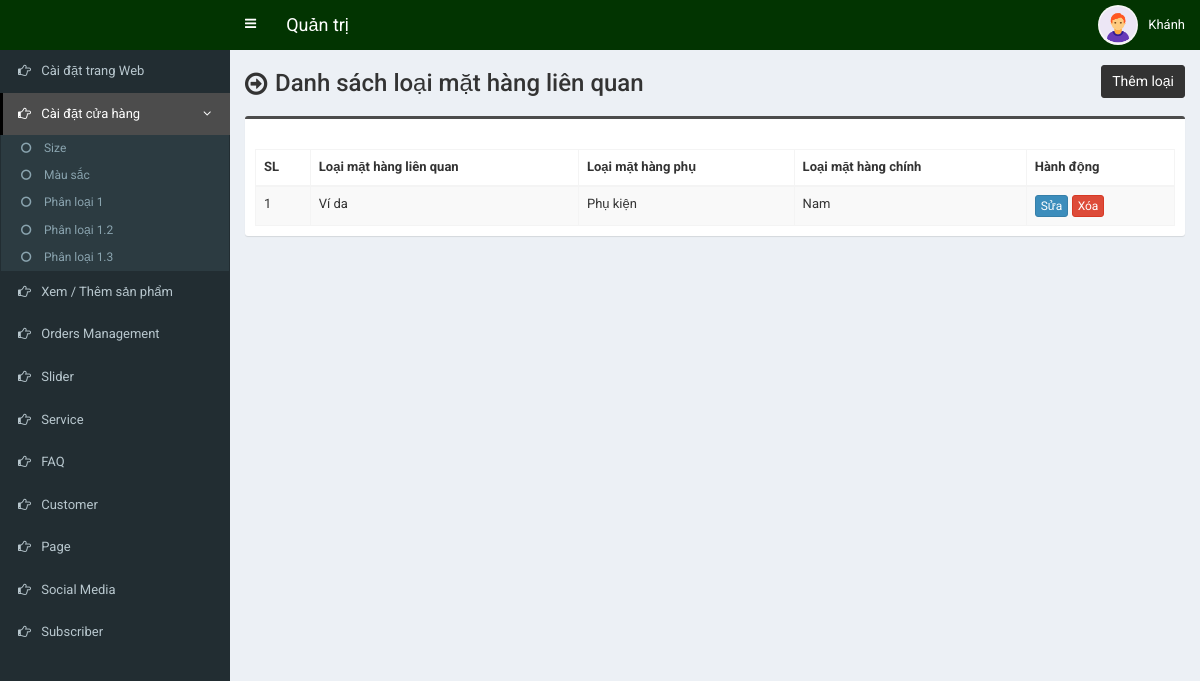
The page /admin/end-category.php (signed in) on the database as committed earlier.
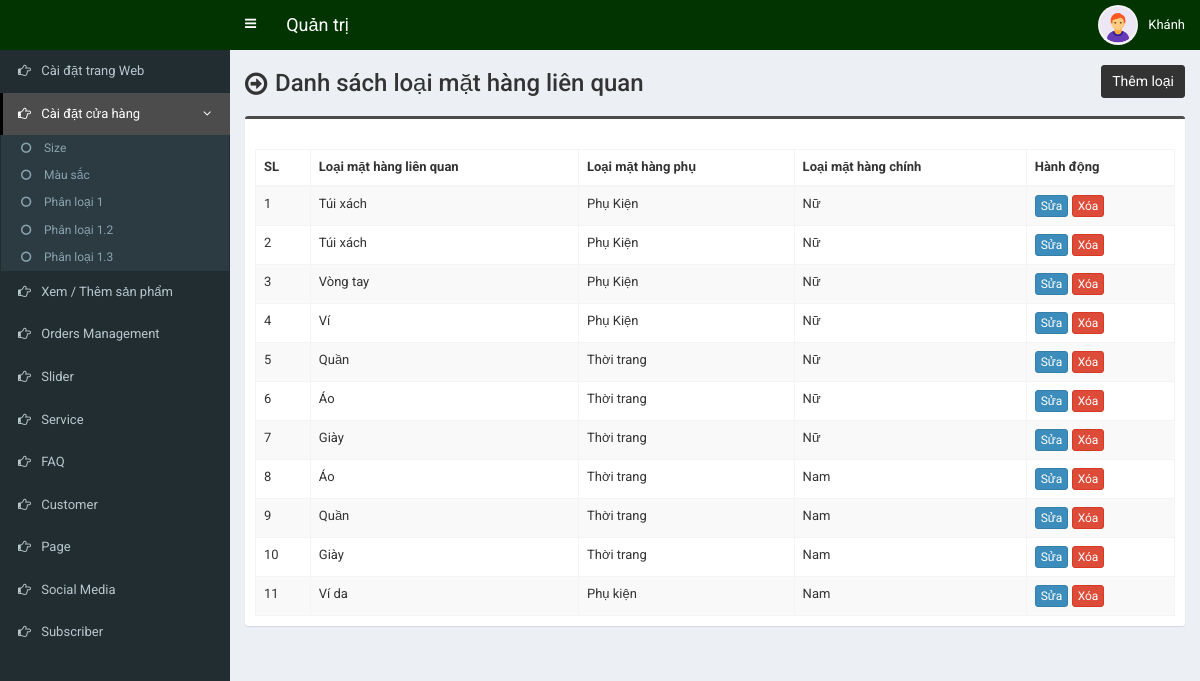
The same page on the database as committed later.
### tables this page shows
CREATE TABLE `tbl_end_category` (
  `ecat_id` int(11) NOT NULL,
  `ecat_name` varchar(255) NOT NULL,
  `mcat_id` int(11) NOT NULL
);

CREATE TABLE `tbl_mid_category` (
  `mcat_id` int(11) NOT NULL,
  `mcat_name` varchar(255) NOT NULL,
  `tcat_id` int(11) NOT NULL
);

CREATE TABLE `tbl_top_category` (
  `tcat_id` int(11) NOT NULL,
  `tcat_name` varchar(255) NOT NULL,
  `show_on_menu` int(11) NOT NULL
);

### admin/end-category.php (the view, shortened to what this page needs)
<?php require_once('header.php'); ?>
<section class="content-header">
	<div class="content-header-left">
		<h1>Danh sách loại mặt hàng liên quan</h1>
	</div>
	<div class="content-header-right">
		<a href="end-category-add.php" class="btn btn-primary btn-sm">Thêm loại</a>
	</div>
</section>
<section class="content">
  <div class="row">
    <div class="col-md-12">
      <div class="box box-info">
        <div class="box-body table-responsive">
          <table id="example1" class="table table-bordered table-striped">
			<thead>
			    <tr>
			        <th>SL</th>
			        <th>Loại mặt hàng liên quan</th>
                    <th>Loại mặt hàng phụ</th>
                    <th>Loại mặt hàng chính</th>
			        <th>Hành động</th>
			    </tr>
			</thead>
            <tbody>
            	<?php
            	$i=0;
            	$statement = $pdo->prepare("SELECT *
                                    FROM tbl_end_category t1
                                    JOIN tbl_mid_category t2
                                    ON t1.mcat_id = t2.mcat_id
                                    JOIN tbl_top_category t3
                                    ON t2.tcat_id = t3.tcat_id
                                    ORDER BY t1.ecat_id DESC
                                    ");
            	$statement->execute();
            	$result = $statement->fetchAll(PDO::FETCH_ASSOC);
            	foreach ($result as $row) {
            		$i++;
            		?>
					<tr>
	                    <td><?php echo $i; ?></td>
	                    <td><?php echo $row['ecat_name']; ?></td>
                        <td><?php echo $row['mcat_name']; ?></td>
                        <td><?php echo $row['tcat_name']; ?></td>
	                    <td>
	                        <a href="end-category-edit.php?id=<?php echo $row['ecat_id']; ?>" class="btn btn-primary btn-xs">Sửa</a>
	                        <a href="#" class="btn btn-danger btn-xs" data-href="end-category-delete.php?id=<?php echo $row['ecat_id']; ?>" data-toggle="modal" data-target="#confirm-delete">Xóa</a>
	                    </td>
	                </tr>
            		<?php
            	}
            	?>
            </tbody>
          </table>
        </div>
      </div>
</section>
<?php require_once('footer.php'); ?>

### admin/header.php (shortened to what this page needs)
<!DOCTYPE html>
<html>
<head>
	<link rel="stylesheet" href="css/bootstrap.min.css">
	<link rel="stylesheet" href="css/font-awesome.min.css">
	<link rel="stylesheet" href="css/ionicons.min.css">
	<link rel="stylesheet" href="css/datepicker3.css">
	<link rel="stylesheet" href="css/all.css">
	<link rel="stylesheet" href="css/select2.min.css">
	<link rel="stylesheet" href="css/dataTables.bootstrap.css">
	<link rel="stylesheet" href="css/jquery.fancybox.css">
	<link rel="stylesheet" href="css/AdminLTE.min.css">
	<link rel="stylesheet" href="css/_all-skins.min.css">
	<link rel="stylesheet" href="css/on-off-switch.css"/>
	<link rel="stylesheet" href="css/summernote.css">
	<link rel="stylesheet" href="style.css">
</head>
<body class="hold-transition fixed skin-blue sidebar-mini">
	<div class="wrapper">
		<header class="main-header">
			<a href="index.php" class="logo">
			</a>
			<nav class="navbar navbar-static-top">
				<a href="#" class="sidebar-toggle" data-toggle="offcanvas" role="button">
				</a>
				<span style="float:left;line-height:50px;color:#fff;padding-left:15px;font-size:18px;">Quản trị</span>
				<div class="navbar-custom-menu">
					<ul class="nav navbar-nav">
						<li class="dropdown user user-menu">
							<a href="#" class="dropdown-toggle" data-toggle="dropdown">
								<img src="../assets/uploads/<?php echo $_SESSION['user']['photo']; ?>" class="user-image" alt="User Image">
								<span class="hidden-xs"><?php echo $_SESSION['user']['full_name']; ?></span>
							</a>
						</li>
					</ul>
				</div>
			</nav>
		</header>
  		<?php $cur_page = substr($_SERVER["SCRIPT_NAME"],strrpos($_SERVER["SCRIPT_NAME"],"/")+1); ?>
  		<aside class="main-sidebar">
    		<section class="sidebar">
      			<ul class="sidebar-menu">
			        <li class="treeview <?php if( ($cur_page == 'settings.php') ) {echo 'active';} ?>">
			          <a href="settings.php">
			            <i class="fa fa-hand-o-right"></i> <span>Cài đặt trang Web</span>
			          </a>
			        </li>
                    <li class="treeview <?php if( ($cur_page == 'size.php') || ($cur_page == 'size-add.php') || ($cur_page == 'size-edit.php') || ($cur_page == 'color.php') || ($cur_page == 'color-add.php') || ($cur_page == 'color-edit.php') || ($cur_page == 'country.php') || ($cur_page == 'country-add.php') || ($cur_page == 'country-edit.php') || ($cur_page == 'shipping-cost.php') || ($cur_page == 'shipping-cost-edit.php') || ($cur_page == 'top-category.php') || ($cur_page == 'top-category-add.php') || ($cur_page == 'top-category-edit.php') || ($cur_page == 'mid-category.php') || ($cur_page == 'mid-category-add.php') || ($cur_page == 'mid-category-edit.php') || ($cur_page == 'end-category.php') || ($cur_page == 'end-category-add.php') || ($cur_page == 'end-category-edit.php') ) {echo 'active';} ?>">
                        <a href="#">
                            <i class="fa fa-hand-o-right"></i>
                            <span>Cài đặt cửa hàng</span>
                            <span class="pull-right-container">
								<i class="fa fa-angle-left pull-right"></i>
							</span>
                        </a>
                        <ul class="treeview-menu">
                            <li><a href="size.php"><i class="fa fa-circle-o"></i> Size</a></li>
                            <li><a href="color.php"><i class="fa fa-circle-o"></i> Màu sắc</a></li>
                            <li><a href="top-category.php"><i class="fa fa-circle-o"></i> Phân loại 1</a></li>
                            <li><a href="mid-category.php"><i class="fa fa-circle-o"></i> Phân loại 1.2</a></li>
                            <li><a href="end-category.php"><i class="fa fa-circle-o"></i> Phân loại 1.3</a></li>
                        </ul>
                    </li>
                    <li class="treeview <?php if( ($cur_page == 'product.php') || ($cur_page == 'product-add.php') || ($cur_page == 'product-edit.php') ) {echo 'active';} ?>">
                        <a href="product.php">
                            <i class="fa fa-hand-o-right"></i> <span>Xem / Thêm sản phẩm</span>
                        </a>
                    </li>
                    <li class="treeview <?php if( ($cur_page == 'order.php') ) {echo 'active';} ?>">
                        <a href="order.php">
                            <i class="fa fa-hand-o-right"></i> <span>Orders Management</span>
                        </a>
                    </li>
                     <li class="treeview <?php if( ($cur_page == 'slider.php') ) {echo 'active';} ?>">
			          <a href="slider.php">
			            <i class="fa fa-hand-o-right"></i> <span>Slider</span>
			          </a>
			        </li>
			        <li class="treeview <?php if( ($cur_page == 'service.php') ) {echo 'active';} ?>">
			          <a href="service.php">
			            <i class="fa fa-hand-o-right"></i> <span>Service</span>
			          </a>
			        </li>
			      			        <li class="treeview <?php if( ($cur_page == 'faq.php') ) {echo 'active';} ?>">
			          <a href="faq.php">
			            <i class="fa fa-hand-o-right"></i> <span>FAQ</span>
			          </a>
			        </li>
						<li class="treeview <?php if( ($cur_page == 'customer.php') || ($cur_page == 'customer-add.php') || ($cur_page == 'customer-edit.php') ) {echo 'active';} ?>">
			          <a href="customer.php">
			            <i class="fa fa-hand-o-right"></i> <span>Customer</span>
			          </a>
			        </li>
			        <li class="treeview <?php if( ($cur_page == 'page.php') ) {echo 'active';} ?>">
			          <a href="page.php">
			            <i class="fa fa-hand-o-right"></i> <span>Page</span>
			          </a>
			        </li>
			        <li class="treeview <?php if( ($cur_page == 'social-media.php') ) {echo 'active';} ?>">
			          <a href="social-media.php">
			            <i class="fa fa-hand-o-right"></i> <span>Social Media</span>
			          </a>
			        </li>
			        <li class="treeview <?php if( ($cur_page == 'subscriber.php')||($cur_page == 'subscriber.php') ) {echo 'active';} ?>">
			          <a href="subscriber.php">
			            <i class="fa fa-hand-o-right"></i> <span>Subscriber</span>
			          </a>
			        </li>
      			</ul>
    		</section>
  		</aside>
  		<div class="content-wrapper">

### admin/footer.php (shortened to what this page needs)
		</div>
	</div>
</body>
</html>

### admin/style.css (style rules this page uses)
body { font-size: 13px; font-family: 'Roboto', sans-serif; }
.navbar-nav>.user-menu .user-image { width: 40px; height: 40px; margin-top: -10px; }
.content-header>h1, .content-header .content-header-left h1 { font-family: 'Roboto', sans-serif; }
.main-header .logo { text-align: left; }
.box-info { padding-top: 20px; }
.sidebar-menu li.active>a>.pull-right-container>.fa-angle-left { -webkit-transform: rotate(90deg); -ms-transform: rotate(90deg); -o-transform: rotate(90deg); transform: rotate(90deg); }
.sidebar-menu li>a>.pull-right-container>.fa-angle-left:before { content: "\f105"; }
.content-header { overflow: hidden; }
.content-header .content-header-left { float: left; padding-top: 5px; }
.content-header .content-header-right { float: right; }
.content-header .content-header-left h1 { margin-top: 0; margin-bottom: 0; padding-left: 30px; padding-bottom: 5px; font-size: 24px; position: relative; }
.content-header .content-header-left h1:before { position: absolute; top: 0; left: 0; font-family: 'FontAwesome', sans-serif; font-size: 26px; content: '\f18e'; }
.content-header .content-header-right a { position: relative; font-size: 14px; }
.skin-blue .sidebar-menu>li:hover>a, .skin-blue .sidebar-menu>li.active>a { color: #fff; background: #3c8dbc; border-left-color: #3c8dbc; }
.skin-blue .main-header .logo, .skin-blue .main-header .logo:hover, .skin-blue .main-header .navbar, .skin-blue .main-header .navbar .sidebar-toggle:hover { background-color: #023401; }
.skin-blue .sidebar-menu>li:hover>a, .skin-blue .sidebar-menu>li.active>a { background-color: #4c4c4c; border-left-color: #000000; }
.box.box-info { border-top-color: #4c4c4c; }
.content-header .content-header-right a { background-color: #333333; border-color: #333333; }
.sidebar-menu .treeview-menu>li>a { font-size: 12px; }

Rows that differ between the two databases and show on the page:
added tbl_end_category: ecat_name "Túi xách", mcat.mcat_name "Phụ Kiện", tbl_top_category.tcat_name "Nữ"
added tbl_end_category: ecat_name "Túi xách", mcat.mcat_name "Phụ Kiện", tbl_top_category.tcat_name "Nữ"
added tbl_end_category: ecat_name "Vòng tay", mcat.mcat_name "Phụ Kiện", tbl_top_category.tcat_name "Nữ"
added tbl_end_category: ecat_name "Ví", mcat.mcat_name "Phụ Kiện", tbl_top_category.tcat_name "Nữ"
added tbl_end_category: ecat_name "Quần", mcat.mcat_name "Thời trang", tbl_top_category.tcat_name "Nữ"
added tbl_end_category: ecat_name "Áo", mcat.mcat_name "Thời trang", tbl_top_category.tcat_name "Nữ"
added tbl_end_category: ecat_name "Giày", mcat.mcat_name "Thời trang", tbl_top_category.tcat_name "Nữ"
added tbl_end_category: ecat_name "Áo", mcat.mcat_name "Thời trang", tbl_top_category.tcat_name "Nam"
added tbl_end_category: ecat_name "Quần", mcat.mcat_name "Thời trang", tbl_top_category.tcat_name "Nam"
added tbl_end_category: ecat_name "Giày", mcat.mcat_name "Thời trang", tbl_top_category.tcat_name "Nam"
